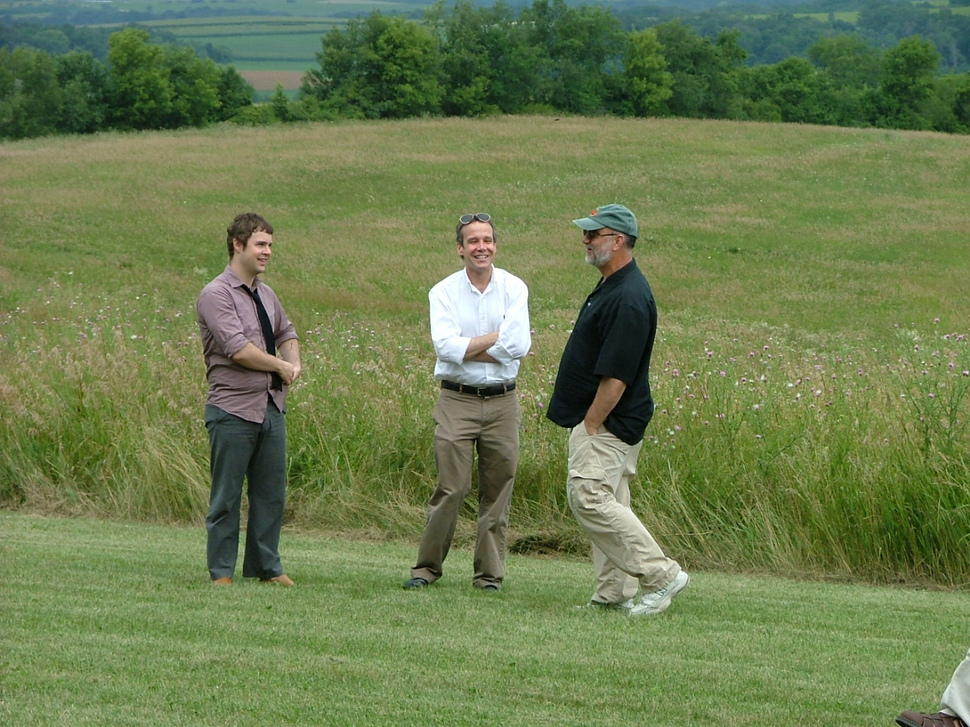
#> input picture image.png, 970 x 727 px, shrunk from 1280 x 960 before the run
$ python fromPNG2Bin.py image.png
#> lines starting #> are read from the running program, lines starting #| are printed output that depends on the picture
from PIL import Image
import numpy as np
import sys
import os

if len(sys.argv) != 2:
  print("Proveer el nombre de un archivo PNG")
  sys.exit(1)

IMAGE_FILE = sys.argv[1]
FILENAME = os.path.splitext(IMAGE_FILE)[0]
OUTPUT_FILE = f"{FILENAME}.bin"

# Cargar la imagen y convertirla a escala de grises
imagen = Image.open(IMAGE_FILE).convert('L')  # 'L' convierte a escala de grises
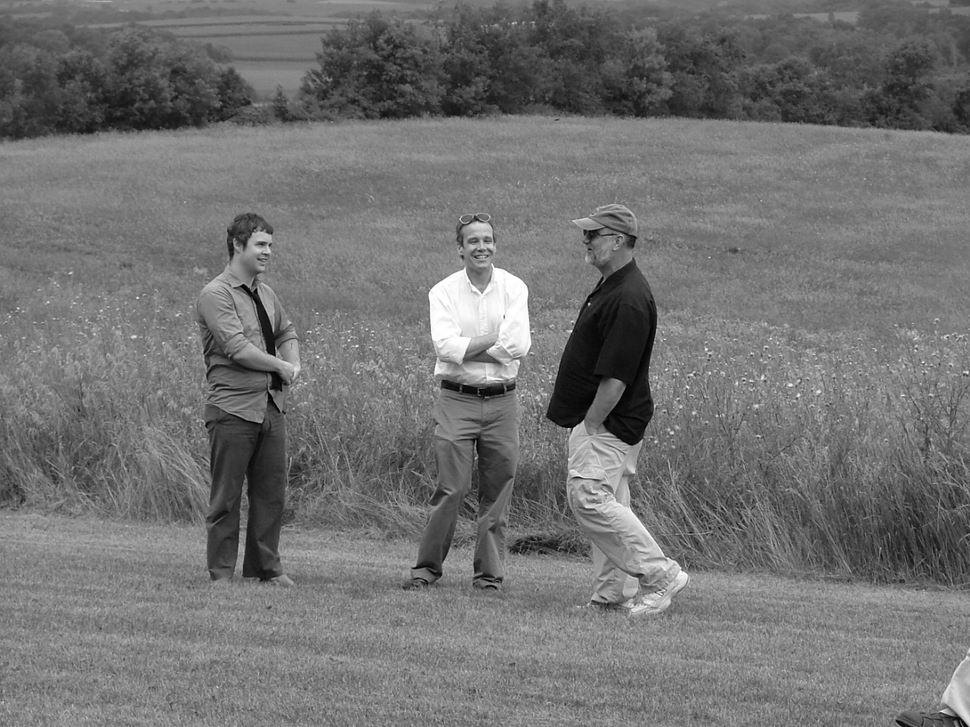
#> imagen: PIL image 970x727 L; min 0, max 255, mean 114

# Convertir la imagen a un array de NumPy
array_imagen = np.array(imagen)

# Guardar el array como un archivo binario
array_imagen.astype('int32').tofile(OUTPUT_FILE)
